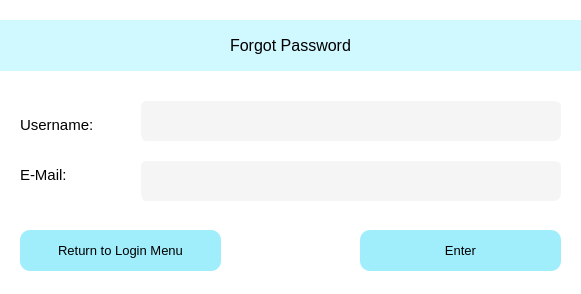
<?xml version="1.0" encoding="UTF-8"?>
<ui version="4.0">
 <class>UF_ForgotPassword</class>
 <widget class="QWidget" name="UF_ForgotPassword">
  <property name="geometry">
   <rect>
    <x>0</x>
    <y>0</y>
    <width>581</width>
    <height>294</height>
   </rect>
  </property>
  <property name="windowTitle">
   <string>Form</string>
  </property>
  <property name="styleSheet">
   <string notr="true">BACKGROUND-COLOR: rgb(255, 255, 255)</string>
  </property>
  <widget class="QLabel" name="LAB_Title">
   <property name="geometry">
    <rect>
     <x>0</x>
     <y>20</y>
     <width>581</width>
     <height>51</height>
    </rect>
   </property>
   <property name="font">
    <font>
     <pointsize>12</pointsize>
     <underline>false</underline>
    </font>
   </property>
   <property name="styleSheet">
    <string notr="true">BACKGROUND-COLOR: rgb(208, 248, 255);
</string>
   </property>
   <property name="text">
    <string>&lt;html&gt;&lt;head/&gt;&lt;body&gt;&lt;p&gt;Forgot Password&lt;/p&gt;&lt;/body&gt;&lt;/html&gt;</string>
   </property>
   <property name="alignment">
    <set>Qt::AlignCenter</set>
   </property>
  </widget>
  <widget class="QLabel" name="LAB_Username">
   <property name="geometry">
    <rect>
     <x>20</x>
     <y>110</y>
     <width>121</width>
     <height>31</height>
    </rect>
   </property>
   <property name="text">
    <string>&lt;html&gt;&lt;head/&gt;&lt;body&gt;&lt;p&gt;&lt;span style=&quot; font-size:11pt;&quot;&gt;Username:&lt;/span&gt;&lt;/p&gt;&lt;/body&gt;&lt;/html&gt;</string>
   </property>
  </widget>
  <widget class="QLabel" name="LAB_Email">
   <property name="geometry">
    <rect>
     <x>20</x>
     <y>160</y>
     <width>111</width>
     <height>31</height>
    </rect>
   </property>
   <property name="text">
    <string>&lt;html&gt;&lt;head/&gt;&lt;body&gt;&lt;p&gt;&lt;span style=&quot; font-size:11pt;&quot;&gt;E-Mail:&lt;/span&gt;&lt;/p&gt;&lt;/body&gt;&lt;/html&gt;</string>
   </property>
  </widget>
  <widget class="QPushButton" name="PB_Enter">
   <property name="geometry">
    <rect>
     <x>360</x>
     <y>230</y>
     <width>201</width>
     <height>41</height>
    </rect>
   </property>
   <property name="font">
    <font>
     <pointsize>10</pointsize>
    </font>
   </property>
   <property name="styleSheet">
    <string notr="true">BACKGROUND-COLOR: rgb(160, 238, 252);
BORDER-COLOR: rgb(160, 238. 252);
BORDER-RADIUS: 10px;
BORDER-STYLE: outset;
</string>
   </property>
   <property name="text">
    <string>Enter</string>
   </property>
  </widget>
  <widget class="QPushButton" name="PB_Back">
   <property name="geometry">
    <rect>
     <x>20</x>
     <y>230</y>
     <width>201</width>
     <height>41</height>
    </rect>
   </property>
   <property name="font">
    <font>
     <pointsize>10</pointsize>
    </font>
   </property>
   <property name="styleSheet">
    <string notr="true">BACKGROUND-COLOR: rgb(160, 238, 252);
BORDER-COLOR: rgb(160, 238, 252);
BORDER-RADIUS: 10px;
BORDER-STYLE: outset;
</string>
   </property>
   <property name="text">
    <string>Return to Login Menu</string>
   </property>
  </widget>
  <widget class="QTextBrowser" name="textBrowser">
   <property name="geometry">
    <rect>
     <x>140</x>
     <y>100</y>
     <width>421</width>
     <height>41</height>
    </rect>
   </property>
   <property name="styleSheet">
    <string notr="true">BACKGROUND-COLOR: rgb(245, 245, 245);
BORDER-COLOR: rgb(245, 245, 245);
BORDER-RADIUS: 7px;
BORDER-WIDTH: 1px;
BORDER-STYLE: outset;</string>
   </property>
  </widget>
  <widget class="QTextBrowser" name="textBrowser_2">
   <property name="geometry">
    <rect>
     <x>140</x>
     <y>160</y>
     <width>421</width>
     <height>41</height>
    </rect>
   </property>
   <property name="styleSheet">
    <string notr="true">BACKGROUND-COLOR: rgb(245, 245, 245);
BORDER-COLOR: rgb(245, 245, 245);
BORDER-RADIUS: 7px;
BORDER-WIDTH: 1px;
BORDER-STYLE: outset;</string>
   </property>
  </widget>
 </widget>
 <resources/>
 <connections/>
</ui>
